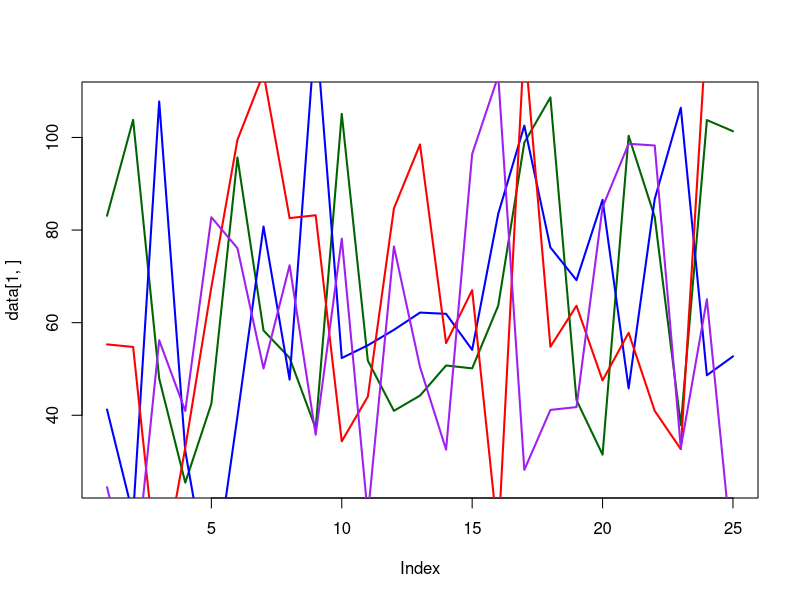
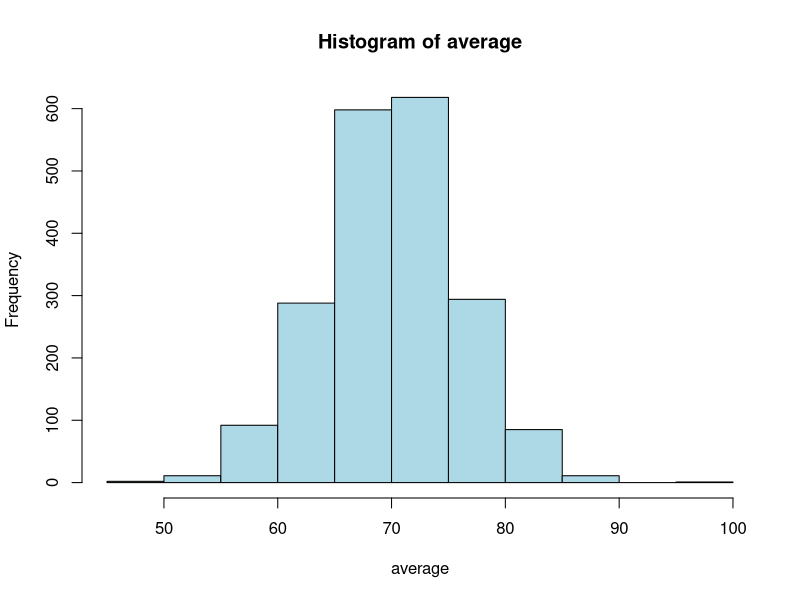

Write R code to recreate these figures, in order.
# Exercise PERC Uncertainty Friday: spatial aggregation
library(MASS)

# define parameters
dim <- 25
mean <- rep(70,dim)
var <- 30^2
rho <- 0.0  # change this later
threshold <- 100
varcov <- matrix(rho*var, nrow=dim, ncol=dim)
diag(varcov) <- var
varcov

# simulate nsim realisations and compute average of each
nsim <- 2000
data <- mvrnorm(nsim, mean, varcov)  

# plot the first four
plot(data[1,], type="l", col="darkgreen", lwd=2)
lines(data[2,], col="blue", lwd=2)
lines(data[3,], col="red", lwd=2)
lines(data[4,], col="purple", lwd=2)

# compute averages for all and estimate probability > threshold  
average <- rowMeans(data)
hist(average, col="Lightblue")
prob <- mean(average>threshold); prob

# correct answer rho=1 (same as one location)
1-pnorm(100,70,30)